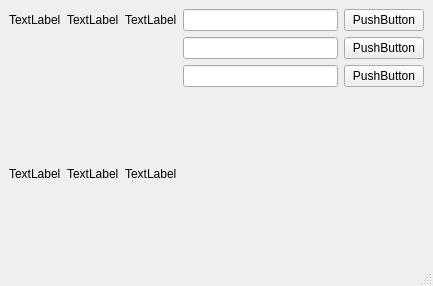
<?xml version="1.0" encoding="UTF-8"?>
<ui version="4.0">
 <class>MainWindow</class>
 <widget class="QMainWindow" name="MainWindow">
  <property name="geometry">
   <rect>
    <x>0</x>
    <y>0</y>
    <width>433</width>
    <height>286</height>
   </rect>
  </property>
  <property name="windowTitle">
   <string>MainWindow</string>
  </property>
  <widget class="QWidget" name="centralwidget">
   <layout class="QGridLayout" name="gridLayout">
    <item row="0" column="0">
     <widget class="QLabel" name="label">
      <property name="text">
       <string>TextLabel</string>
      </property>
     </widget>
    </item>
    <item row="3" column="0">
     <widget class="QLabel" name="label_4">
      <property name="text">
       <string>TextLabel</string>
      </property>
     </widget>
    </item>
    <item row="1" column="3">
     <widget class="QLineEdit" name="lineEdit_2"/>
    </item>
    <item row="0" column="1">
     <widget class="QLabel" name="label_2">
      <property name="text">
       <string>TextLabel</string>
      </property>
     </widget>
    </item>
    <item row="0" column="3">
     <widget class="QLineEdit" name="lineEdit"/>
    </item>
    <item row="3" column="2">
     <widget class="QLabel" name="label_6">
      <property name="text">
       <string>TextLabel</string>
      </property>
     </widget>
    </item>
    <item row="0" column="2">
     <widget class="QLabel" name="label_3">
      <property name="text">
       <string>TextLabel</string>
      </property>
     </widget>
    </item>
    <item row="2" column="3">
     <widget class="QLineEdit" name="lineEdit_3"/>
    </item>
    <item row="3" column="1">
     <widget class="QLabel" name="label_5">
      <property name="text">
       <string>TextLabel</string>
      </property>
     </widget>
    </item>
    <item row="0" column="4">
     <widget class="QPushButton" name="pushButton">
      <property name="text">
       <string>PushButton</string>
      </property>
     </widget>
    </item>
    <item row="1" column="4">
     <widget class="QPushButton" name="pushButton_2">
      <property name="text">
       <string>PushButton</string>
      </property>
     </widget>
    </item>
    <item row="2" column="4">
     <widget class="QPushButton" name="pushButton_3">
      <property name="text">
       <string>PushButton</string>
      </property>
     </widget>
    </item>
   </layout>
  </widget>
  <widget class="QMenuBar" name="menubar">
   <property name="geometry">
    <rect>
     <x>0</x>
     <y>0</y>
     <width>433</width>
     <height>21</height>
    </rect>
   </property>
  </widget>
  <widget class="QStatusBar" name="statusbar"/>
 </widget>
 <resources/>
 <connections/>
</ui>
